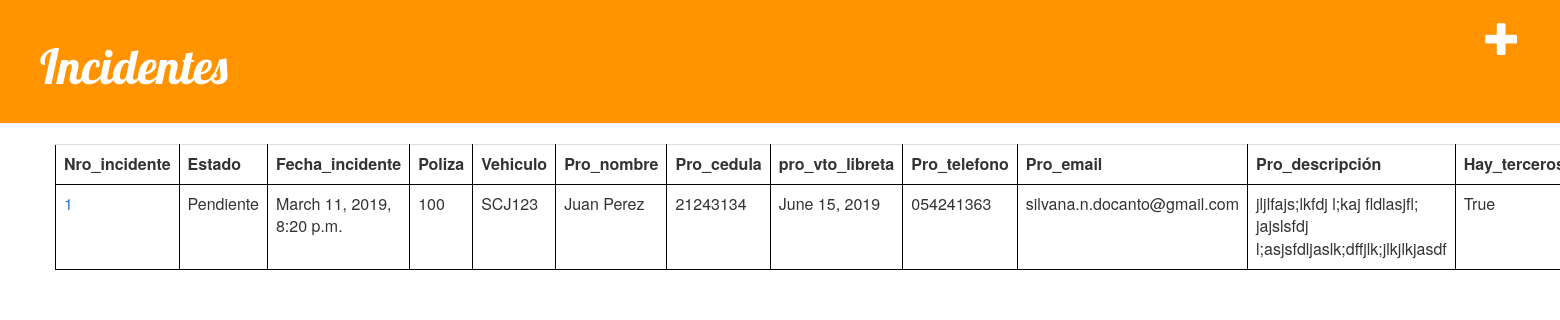
Screenshot of /incidente/ with the database file from the repository.
### denuncia/models.py (models this page shows, shortened)
class Incidente(models.Model):
    nro_incidente = models.AutoField(primary_key=True)
    poliza = models.ForeignKey('Poliza',on_delete=models.CASCADE,)
    hay_heridos = models.BooleanField()
    hay_terceros = models.BooleanField()
    fecha_incidente = models.DateTimeField(default=timezone.now)
    estado = models.ForeignKey('Estado',on_delete=models.CASCADE,)
    pro_nombre = models.CharField(max_length=30)
    pro_cedula = models.CharField(max_length=8)
    pro_vto_libreta = models.DateField(null=True, blank=True)
    pro_telefono = models.CharField(max_length=9)
    pro_email = models.EmailField(max_length=35, null=True, blank=True)
    pro_descripción = models.TextField(max_length=500)
    ter_matricula = models.CharField(max_length=7, null=True, blank=True)
    ter_aseguradora = models.CharField(max_length=30, null=True, blank=True)
    ter_propietario = models.BooleanField()
    ter_nombre_conductor = models.CharField(max_length=30, null=True, blank=True)
    ter_cedula_conductor = models.CharField(max_length=8, null=True, blank=True)
    ter_telefono_conductor = models.CharField(max_length=9, null=True, blank=True)
    usuario = models.ForeignKey('Usuario',on_delete=models.CASCADE,)
    fecha_mod = models.DateTimeField(default=timezone.now)

class Estado(models.Model):
    id = models.AutoField(primary_key=True)
    tipo = models.CharField(max_length=10)

class Poliza(models.Model):
    nro_poliza = models.CharField(primary_key=True, max_length=8)
    cliente = models.ForeignKey('Cliente',on_delete=models.CASCADE,)
    vehiculo = models.ForeignKey('Vehiculo',on_delete=models.CASCADE,)

class Vehiculo(models.Model):
    matricula = models.CharField(primary_key=True, max_length=7)

### denuncia/views.py (the view)
# urls.py: path('incidente/', views.incidente_list, name='incidente_list'),
def incidente_list(request):
    incidentes = Incidente.objects.order_by('nro_incidente')
    return render(request, 'incidente/incidente_list.html', {'incidentes': incidentes})

### denuncia/templates/incidente/incidente_list.html (shortened to what this page needs)
{% extends 'incidente/base.html' %}
{% block content %}
	<table class='table'>
		<tr>
			<th>Nro_incidente</th><th>Estado</th><th>Fecha_incidente</th><th>Poliza</th><th>Vehiculo</th><th>Pro_nombre</th><th>Pro_cedula</th><th>pro_vto_libreta</th><th>Pro_telefono</th><th>Pro_email</th><th>Pro_descripción</th><th>Hay_terceros</th>
		</tr>
		{% for incidente in incidentes %}
			<tr>
				<td> <a href="{% url 'incidente_detail' pk=incidente.nro_incidente %}">{{ incidente.nro_incidente }}</a></td>
				<td>{{ incidente.estado.tipo }} </td>
				<td>{{ incidente.fecha_incidente }} </td>
				<td>{{ incidente.poliza.nro_poliza }} </td>
				<td>{{ incidente.poliza.vehiculo.matricula }} </td>
				<td>{{ incidente.pro_nombre }} </td>
				<td>{{ incidente.pro_cedula }} </td>
				<td>{{ incidente.pro_vto_libreta }} </td>
				<td>{{ incidente.pro_telefono }} </td>
				<td>{{ incidente.pro_email }} </td>
				<td>{{ incidente.pro_descripción }} </td>
				<td>{{ incidente.hay_terceros }} </td>
			</tr>
		{% endfor %}
	</table>
{% endblock %}

### denuncia/static/css/denuncia.css (style rules this page uses)
.table, th, td { border: 1px solid black; }

### rows the page displays
Incidente: nro_incidente "1", estado.tipo "Pendiente", fecha_incidente "March 11, 2019, 8:20 p.m.", poliza.nro_poliza "100", poliza.vehiculo.matricula "SCJ123", pro_nombre "Juan Perez", pro_cedula "21243134", pro_vto_libreta "June 15, 2019", pro_telefono "054241363", pro_email "silvana.n.docanto@gmail.com", pro_descripción "jljlfajs;lkfdj l;kaj fldlasjfl; jajslsfdj l;asjsfdljaslk;dffjlk;jlkjlkjasdf", hay_terceros "True"
